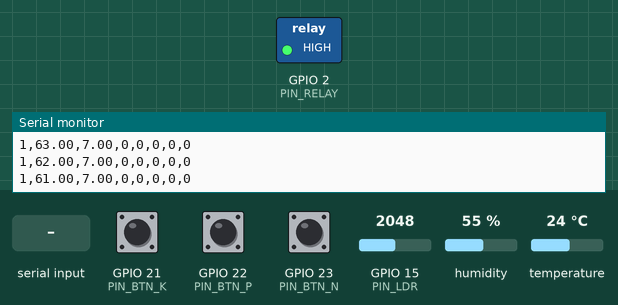
The sketch below on a simulated ESP32. Parts: switched loads named in the sketch (green lamp = pin HIGH), the last lines printed to the serial monitor. Dashed ring = blinking. The inputs (shaded band) are chosen by the test bench; at power-on: GPIO 15 (PIN_LDR) = 2048, GPIO 21 (PIN_BTN_K) HIGH, GPIO 22 (PIN_BTN_P) HIGH, GPIO 23 (PIN_BTN_N) HIGH, humidity 55 %, temperature 24 °C.

Above: at 1.2 s.
1.3 s: "S" received over Serial
At 1.51 s:
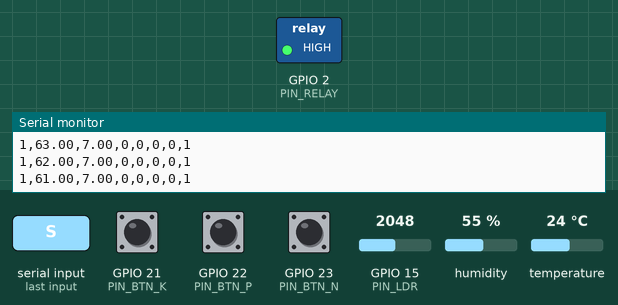
4.3 s: "N" received over Serial
Timing chart, 0 to 13.3 s (numbered marks = the images above; inputs shaded):
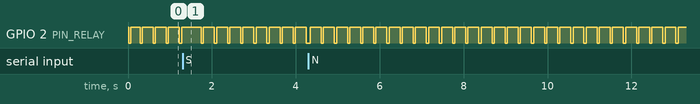

Measured:
- by itself, GPIO 2 (PIN_RELAY): alternates HIGH for 0.26 s and LOW for 0.05 s

The sketch:

prog1.ino
```cpp
#include <DHT.h>

#define PIN_BTN_N 23
#define PIN_BTN_P 22
#define PIN_BTN_K 21

#define PIN_DHT 13
#define DHTTYPE DHT22

#define PIN_LDR 15
#define PIN_RELAY 2

#define GerarCSV true

DHT dht(PIN_DHT, DHTTYPE);

int valorLDR = 0;
float phSimulado = 0.0;
float umidadeSimulada = 0.0;

bool estadoN = false;
bool estadoP = false;
bool estadoK = false;
bool bombaLigada = false;

bool vaiChover = false;

void setup() {
  Serial.begin(115200);
  pinMode(PIN_BTN_N, INPUT_PULLUP);
  pinMode(PIN_BTN_P, INPUT_PULLUP);
  pinMode(PIN_BTN_K, INPUT_PULLUP);
  pinMode(PIN_RELAY, OUTPUT);
  digitalWrite(PIN_RELAY, HIGH);
  dht.begin();

  umidadeSimulada = dht.readHumidity();

  if (GerarCSV) {
    Serial.println("tempo,umidadeSimulada,phSimulado,estadoN,estadoP,estadoK,bomba,vaiChover");
  }

  Serial.println("Digite 'S' para indicar que vai chover ou 'N' para indicar que não vai chover:");
}

void loop() {
  // Leitura de entrada do usuário via Serial
  if (Serial.available() > 0) {
    char entrada = Serial.read();
    entrada = toupper(entrada);
    if (entrada == 'S') {
      vaiChover = true;
      Serial.println("Previsão de chuva detectada!");
    } else if (entrada == 'N') {
      vaiChover = false;
      Serial.println("Sem previsão de chuva.");
    }
  }

  // Leitura dos botões e sensores
  estadoN = digitalRead(PIN_BTN_N) == LOW;
  estadoP = digitalRead(PIN_BTN_P) == LOW;
  estadoK = digitalRead(PIN_BTN_K) == LOW;

  valorLDR = analogRead(PIN_LDR);
  phSimulado = map(valorLDR, 0, 4095, 0, 14);

  if (estadoN) phSimulado += 5.0;
  if (estadoP) phSimulado += 3.5;
  if (estadoK) phSimulado -= 2.5;
  phSimulado = constrain(phSimulado, 0, 14);

  // Define limites dinâmicos de irrigação conforme previsão
  float limiteInferior = vaiChover ? 40.0 : 60.0;
  float limiteSuperior = vaiChover ? 60.0 : 80.0;

  // Controle de irrigação com base nos limites
  if (umidadeSimulada < limiteInferior) {
    digitalWrite(PIN_RELAY, LOW);
    bombaLigada = true;
  } else if (umidadeSimulada >= limiteSuperior) {
    digitalWrite(PIN_RELAY, HIGH);
    bombaLigada = false;
  }

  // Simulação da variação de umidade
  if (bombaLigada) {
    umidadeSimulada += 5.0;
  } else {
    umidadeSimulada -= 1.0;
  }

  umidadeSimulada = constrain(umidadeSimulada, 0, 100);

  // Saída de dados
  if (GerarCSV) {
    Serial.print(millis() / 1000);
    Serial.print(",");
    Serial.print(umidadeSimulada, 2);
    Serial.print(",");
    Serial.print(phSimulado, 2);
    Serial.print(",");
    Serial.print(estadoN);
    Serial.print(",");
    Serial.print(estadoP);
    Serial.print(",");
    Serial.print(estadoK);
    Serial.print(",");
    Serial.print(bombaLigada);
    Serial.print(",");
    Serial.println(vaiChover);
    delay(10);
  } else {
    Serial.print("Botões: N=");
    Serial.print(estadoN);
    Serial.print(" P=");
    Serial.print(estadoP);
    Serial.print(" K=");
    Serial.println(estadoK);

    Serial.print("pH simulado: ");
    Serial.println(phSimulado);
    if (phSimulado < 6.0 || phSimulado > 6.8) {
      Serial.println("⚠️ ALERTA: pH fora do intervalo ideal para tomate!");
    }

    Serial.print("Umidade simulada: ");
    Serial.println(umidadeSimulada);

    Serial.print("Previsão de chuva: ");
    Serial.println(vaiChover ? "SIM" : "NÃO");

    Serial.print("Limite inferior (ligar bomba): ");
    Serial.println(limiteInferior);
    Serial.print("Limite superior (desligar bomba): ");
    Serial.println(limiteSuperior);

    Serial.print("Bomba: ");
    Serial.println(bombaLigada ? "LIGADA" : "DESLIGADA");

    Serial.println("--------------------------");
    delay(2000);
  }
}
```
